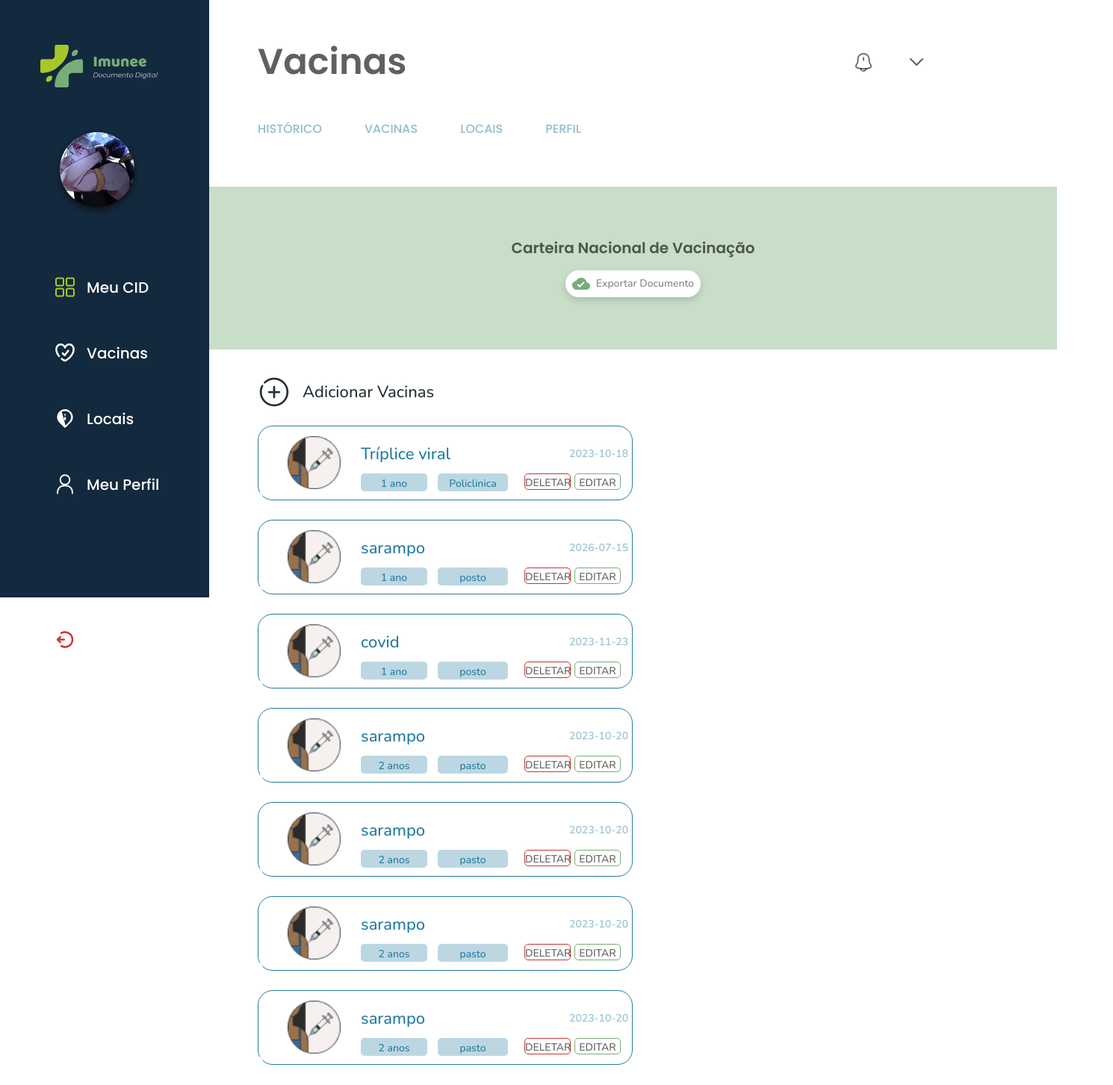
The app's page /estoque/recovery with its own data.
### models.py (models this page shows, shortened)
class Estoque(db.Model):
  __tablename__ = "estoque"
  id = db.Column(db.Integer, primary_key = True)
  id_usuario = db.Column(db.Integer, db.ForeignKey('usuario.id'))
  id_enfermeiro = db.Column(db.Integer, db.ForeignKey('enfermeiro.id'))
  nome = db.Column(db.String(100))
  observacao = db.Column(db.String(1000))
  tempo_dose = db.Column(db.String(100))
  data_vencimento = db.Column(db.String(100))
  local_vacina = db.Column(db.String(100))
  disponivel = db.Column(db.String(100))

### controllers/estoque.py (the view)
@bp_estoque.route('/recovery')
def recovery():
  estoque = Estoque.query.all()
  return render_template('vacinasPa.html', estoque=estoque)

### templates/vacinasPa.html (shortened to what this page needs)
<!DOCTYPE html>
<html lang="pt-br">
<head>
    <link rel="stylesheet" href="/static/css/vacinasPa.css">
</head>
<body>
  {%extends 'menu.html'%}
  {%block conteudo%}
    <main class="container">
        <section class="cima">
            <h1>Vacinas</h1>
            <div class="direita">
                <img src="/static/assets/img/notification.svg" alt="icone de notificações">
                <img src="/static/assets/img/seta.svg" alt="icone de seta">
            </div>
            <nav class="ancoras">
                <ul>
                    <li class="item"><a href="/dashboard">Histórico</a></li>
                    <li class="item"><a href="/vacinas">Vacinas</a></li>
                    <li class="item"><a href="/locais">Locais</a></li>
                    <li class="item"><a href="#">Perfil</a></li>
        </section>
        <section class="dowload">
            <span class="box-down">
                <h3>Carteira Nacional de Vacinação</h3>
                <a href="#"><img src="/static/assets/img/dowload.svg" alt="icone de dowload">Exportar Documento</a>
            </span>
        </section>
        <section class="baixo">
           <a class="adicionar" href="/cavacinas"><img src="/static/assets/img/adicionar.svg" alt="icone de adicionar">Adicionar Vacinas</a>
            <div class= "vacina">
                {% for e in estoque %}
                    <div class="vacinas">
                        <img src="/static/assets/img/Group 10.png" alt="imagem de vacina">
                        <li>
                          <p class = "tipo">{{e.nome}}</h3>
                          <p class="dose">{{e.tempo_dose}}</p></br>
                          <p class="data">{{e.data_vencimento}}</p></br>
                          <p class = "local">{{e.local_vacina}}</p></br>
                          <a class="editar" href="/estoque/update/{{e.id}}">EDITAR</a>
                          <a class="excluir" href="/estoque/delete/{{e.id}}">DELETAR</a>
                        </li>
                    </div>
                {% endfor %}
            </div>
        </section>
    </main>
  {%endblock%}

### templates/menu.html (shortened to what this page needs)
<!DOCTYPE html>
<html lang="pt-br">
<head>
    <link rel="stylesheet" href="/static/css/menu.css">
</head>
<body>
    <section class="menu-box">
        <img class="logo" src="/static/assets/img/Frame 3.svg" alt="logotipo">
        <img  class="perfil" src="/static/assets/img/Ellipse 2 (2).png" alt="perfil">
        <nav class="menu">
            <ul>
                <li class="item"><a href="/dashboard"><img src="/static/assets/img/dashboard2.svg" alt="">Meu CID</a></li>
                <li class="item"><a href="/estoque/recovery"><img src="/static/assets/img/Vacina3.svg" alt="">Vacinas</a></li>
                <li class="item"><a href="/locais"><img src="/static/assets/img/locais3.svg" alt="">Locais</a></li>
                <li class="item"><a href="#"><img src="/static/assets/img/meu.svg" alt="">Meu Perfil</a></li>
                <li class="sair"><a href="{{url_for('usuarios.logoff')}}"><img src="/static/assets/img/log out2.svg" alt="">Sair</a></li>
            </ul>
        </nav>
    </section>
    <main>
        {% block conteudo %}
        {% endblock %}
    </main>
</body>
</html>

### static/css/menu.css (style rules this page uses)
* { padding: 0; margin: 0; }
body { font-family: 'Poppins', sans-serif; }
.menu-box { position: relative; width: 280px; height: 100vh; background: #13293D; }
.menu-box .logo { padding-top: 60px; padding-left: 54px; }
.menu-box .perfil { padding-top: 47px; padding-left: 70px; }
.menu > ul { margin-top: 61px; list-style: none; display: inline-flex; flex-direction: column; justify-content: center; align-items: flex-start; gap: 37px; width: 100%; }
.menu > ul > li { width: 100%; padding-left: 72px; transition: ease-in-out 0.1s; cursor: pointer; position: relative; }
.menu > ul li::after { content: ""; width: 0px; height: 39px; background-color: #A6C72A; position: absolute; top: 0; left: 0; transition: 0.5s; transform: rotate(180.18deg); border-radius: 20px 0px 0px 20px; height: 100%; }
.menu .sair { margin-top: 120px; }
.menu > ul > li > a { display: flex; padding: 10px 0px; align-items: center; gap: 14px; font-style: normal; font-weight: 500; font-size: 20px; line-height: 30px; color: #ffff; text-decoration: none; }

### records on screen
Estoque: nome "Tríplice viral", tempo_dose "1 ano", data_vencimento "2023-10-18", local_vacina "Policlinica"
Estoque: nome "sarampo", tempo_dose "1 ano", data_vencimento "2026-07-15", local_vacina "posto"
Estoque: nome "covid", tempo_dose "1 ano", data_vencimento "2023-11-23", local_vacina "posto"
Estoque: nome "sarampo", tempo_dose "2 anos", data_vencimento "2023-10-20", local_vacina "pasto"
Estoque: nome "sarampo", tempo_dose "2 anos", data_vencimento "2023-10-20", local_vacina "pasto"
Estoque: nome "sarampo", tempo_dose "2 anos", data_vencimento "2023-10-20", local_vacina "pasto"
Estoque: nome "sarampo", tempo_dose "2 anos", data_vencimento "2023-10-20", local_vacina "pasto"
